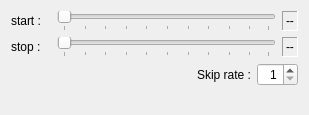
<?xml version="1.0" encoding="UTF-8"?>
<ui version="4.0">
 <class>ContinuousSnapshotTimestepSettingPage</class>
 <widget class="QWizardPage" name="ContinuousSnapshotTimestepSettingPage">
  <property name="geometry">
   <rect>
    <x>0</x>
    <y>0</y>
    <width>309</width>
    <height>115</height>
   </rect>
  </property>
  <property name="windowTitle">
   <string>WizardPage</string>
  </property>
  <property name="title">
   <string>Timestep Setting</string>
  </property>
  <property name="subTitle">
   <string>Please specify the start time step, stop time step, and the skip rate.</string>
  </property>
  <layout class="QVBoxLayout" name="verticalLayout">
   <item>
    <layout class="QGridLayout" name="gridLayout" columnstretch="0,1,0">
     <item row="0" column="0">
      <widget class="QLabel" name="startLabel">
       <property name="minimumSize">
        <size>
         <width>40</width>
         <height>0</height>
        </size>
       </property>
       <property name="maximumSize">
        <size>
         <width>40</width>
         <height>20</height>
        </size>
       </property>
       <property name="text">
        <string>start :</string>
       </property>
      </widget>
     </item>
     <item row="0" column="1">
      <widget class="QSlider" name="startSlider">
       <property name="orientation">
        <enum>Qt::Horizontal</enum>
       </property>
       <property name="tickPosition">
        <enum>QSlider::TicksBelow</enum>
       </property>
      </widget>
     </item>
     <item row="0" column="2">
      <widget class="QLabel" name="startValueLabel">
       <property name="frameShape">
        <enum>QFrame::Panel</enum>
       </property>
       <property name="frameShadow">
        <enum>QFrame::Sunken</enum>
       </property>
       <property name="text">
        <string>--</string>
       </property>
      </widget>
     </item>
     <item row="1" column="0">
      <widget class="QLabel" name="stopLabel">
       <property name="minimumSize">
        <size>
         <width>40</width>
         <height>0</height>
        </size>
       </property>
       <property name="maximumSize">
        <size>
         <width>40</width>
         <height>20</height>
        </size>
       </property>
       <property name="text">
        <string>stop :</string>
       </property>
      </widget>
     </item>
     <item row="1" column="1">
      <widget class="QSlider" name="stopSlider">
       <property name="orientation">
        <enum>Qt::Horizontal</enum>
       </property>
       <property name="tickPosition">
        <enum>QSlider::TicksBelow</enum>
       </property>
      </widget>
     </item>
     <item row="1" column="2">
      <widget class="QLabel" name="stopValueLabel">
       <property name="frameShape">
        <enum>QFrame::Panel</enum>
       </property>
       <property name="frameShadow">
        <enum>QFrame::Sunken</enum>
       </property>
       <property name="text">
        <string>--</string>
       </property>
      </widget>
     </item>
    </layout>
   </item>
   <item>
    <layout class="QHBoxLayout" name="horizontalLayout">
     <item>
      <spacer name="horizontalSpacer">
       <property name="orientation">
        <enum>Qt::Horizontal</enum>
       </property>
       <property name="sizeHint" stdset="0">
        <size>
         <width>40</width>
         <height>20</height>
        </size>
       </property>
      </spacer>
     </item>
     <item>
      <widget class="QLabel" name="samplingLabel">
       <property name="text">
        <string>Skip rate :</string>
       </property>
      </widget>
     </item>
     <item>
      <widget class="QSpinBox" name="samplingSpinBox">
       <property name="alignment">
        <set>Qt::AlignRight|Qt::AlignTrailing|Qt::AlignVCenter</set>
       </property>
       <property name="minimum">
        <number>1</number>
       </property>
      </widget>
     </item>
    </layout>
   </item>
   <item>
    <spacer name="verticalSpacer">
     <property name="orientation">
      <enum>Qt::Vertical</enum>
     </property>
     <property name="sizeHint" stdset="0">
      <size>
       <width>20</width>
       <height>1</height>
      </size>
     </property>
    </spacer>
   </item>
  </layout>
 </widget>
 <resources/>
 <connections/>
</ui>
